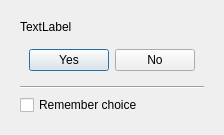
<?xml version="1.0" encoding="UTF-8"?>
<ui version="4.0">
 <class>Dialog</class>
 <widget class="QDialog" name="Dialog">
  <property name="geometry">
   <rect>
    <x>0</x>
    <y>0</y>
    <width>214</width>
    <height>131</height>
   </rect>
  </property>
  <property name="windowTitle">
   <string>Dialog</string>
  </property>
  <layout class="QVBoxLayout" name="verticalLayout_2">
   <item>
    <widget class="QWidget" name="wdgt_main" native="true">
     <layout class="QVBoxLayout" name="verticalLayout">
      <item>
       <widget class="QLabel" name="lbl_question">
        <property name="text">
         <string>TextLabel</string>
        </property>
       </widget>
      </item>
      <item>
       <widget class="QWidget" name="wdgt_options" native="true">
        <layout class="QHBoxLayout" name="horizontalLayout_2">
         <item>
          <widget class="QPushButton" name="btn_accept">
           <property name="text">
            <string>Yes</string>
           </property>
          </widget>
         </item>
         <item>
          <widget class="QPushButton" name="btn_reject">
           <property name="text">
            <string>No</string>
           </property>
          </widget>
         </item>
        </layout>
       </widget>
      </item>
      <item>
       <widget class="Line" name="line">
        <property name="orientation">
         <enum>Qt::Horizontal</enum>
        </property>
       </widget>
      </item>
      <item>
       <widget class="QCheckBox" name="chkbx_remember_choice">
        <property name="text">
         <string>Remember choice</string>
        </property>
       </widget>
      </item>
     </layout>
    </widget>
   </item>
  </layout>
 </widget>
 <resources/>
 <connections/>
</ui>
